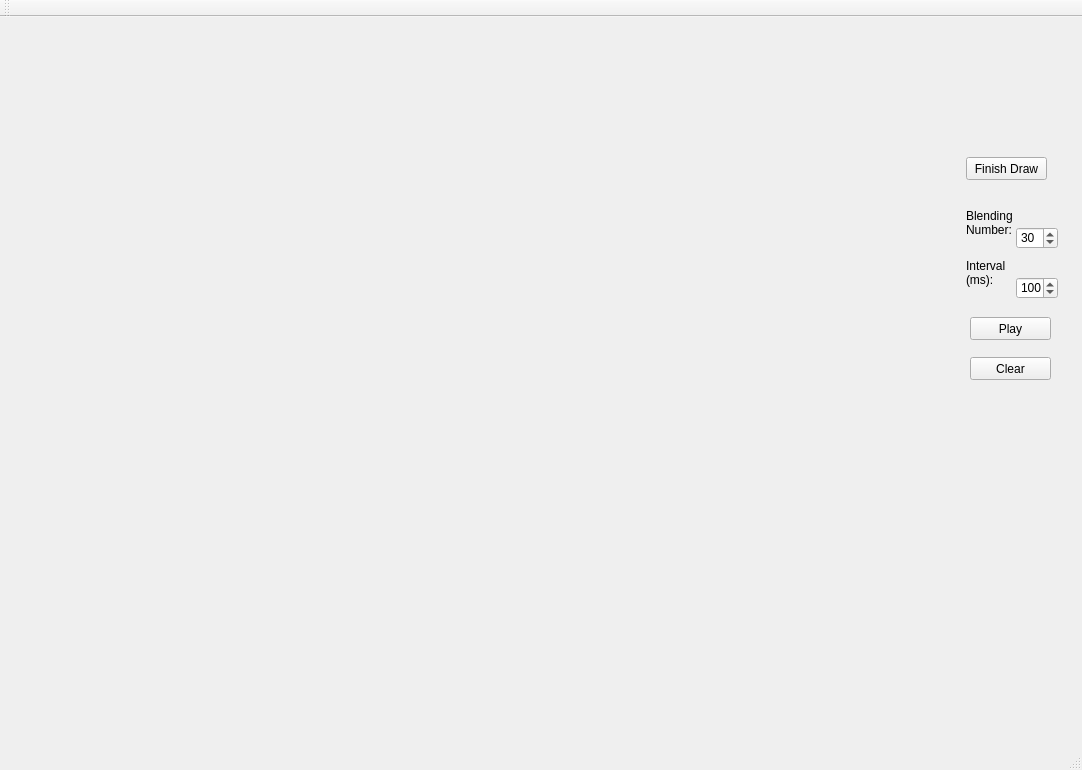
<?xml version="1.0" encoding="UTF-8"?>
<ui version="4.0">
 <class>MainWindow</class>
 <widget class="QMainWindow" name="MainWindow">
  <property name="geometry">
   <rect>
    <x>0</x>
    <y>0</y>
    <width>1082</width>
    <height>770</height>
   </rect>
  </property>
  <property name="windowTitle">
   <string>MainWindow</string>
  </property>
  <widget class="QWidget" name="centralWidget">
   <widget class="QSpinBox" name="Interval">
    <property name="geometry">
     <rect>
      <x>1016</x>
      <y>260</y>
      <width>42</width>
      <height>22</height>
     </rect>
    </property>
    <property name="minimum">
     <number>10</number>
    </property>
    <property name="maximum">
     <number>1000</number>
    </property>
    <property name="value">
     <number>100</number>
    </property>
   </widget>
   <widget class="QSpinBox" name="Density">
    <property name="geometry">
     <rect>
      <x>1016</x>
      <y>210</y>
      <width>42</width>
      <height>22</height>
     </rect>
    </property>
    <property name="minimum">
     <number>3</number>
    </property>
    <property name="value">
     <number>30</number>
    </property>
   </widget>
   <widget class="QPushButton" name="End_Draw">
    <property name="geometry">
     <rect>
      <x>966</x>
      <y>140</y>
      <width>81</width>
      <height>23</height>
     </rect>
    </property>
    <property name="text">
     <string>Finish Draw</string>
    </property>
   </widget>
   <widget class="QLabel" name="Density_Label">
    <property name="geometry">
     <rect>
      <x>966</x>
      <y>190</y>
      <width>101</width>
      <height>31</height>
     </rect>
    </property>
    <property name="text">
     <string>Blending
Number:</string>
    </property>
   </widget>
   <widget class="QPushButton" name="Clear">
    <property name="geometry">
     <rect>
      <x>970</x>
      <y>340</y>
      <width>81</width>
      <height>23</height>
     </rect>
    </property>
    <property name="text">
     <string>Clear</string>
    </property>
   </widget>
   <widget class="QLabel" name="Interval_Label">
    <property name="geometry">
     <rect>
      <x>966</x>
      <y>240</y>
      <width>71</width>
      <height>31</height>
     </rect>
    </property>
    <property name="text">
     <string>Interval
(ms):</string>
    </property>
   </widget>
   <widget class="QPushButton" name="Play">
    <property name="geometry">
     <rect>
      <x>970</x>
      <y>300</y>
      <width>81</width>
      <height>23</height>
     </rect>
    </property>
    <property name="text">
     <string>Play</string>
    </property>
   </widget>
  </widget>
  <widget class="QMenuBar" name="menuBar">
   <property name="geometry">
    <rect>
     <x>0</x>
     <y>0</y>
     <width>1082</width>
     <height>23</height>
    </rect>
   </property>
  </widget>
  <widget class="QToolBar" name="mainToolBar">
   <attribute name="toolBarArea">
    <enum>TopToolBarArea</enum>
   </attribute>
   <attribute name="toolBarBreak">
    <bool>false</bool>
   </attribute>
  </widget>
  <widget class="QStatusBar" name="statusBar"/>
 </widget>
 <layoutdefault spacing="6" margin="11"/>
 <resources/>
 <connections/>
</ui>
